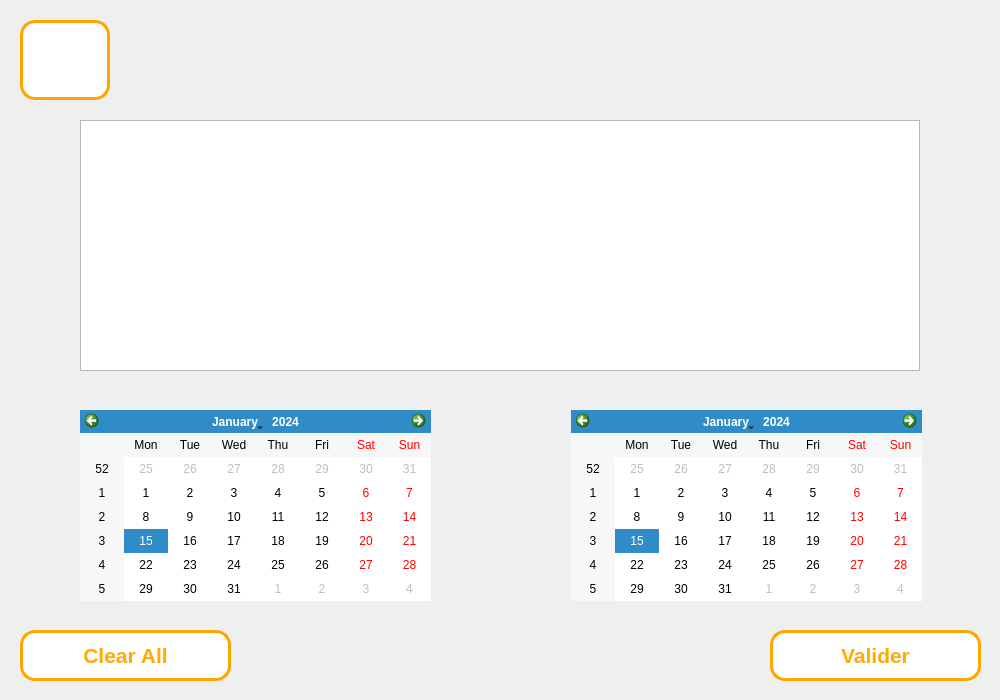
<?xml version="1.0" encoding="UTF-8"?>
<ui version="4.0">
 <class>Form</class>
 <widget class="QWidget" name="Form">
  <property name="geometry">
   <rect>
    <x>0</x>
    <y>0</y>
    <width>1000</width>
    <height>700</height>
   </rect>
  </property>
  <property name="windowTitle">
   <string>Form</string>
  </property>
  <widget class="QPushButton" name="rendreOutils_5">
   <property name="geometry">
    <rect>
     <x>20</x>
     <y>20</y>
     <width>90</width>
     <height>80</height>
    </rect>
   </property>
   <property name="palette">
    <palette>
     <active>
      <colorrole role="WindowText">
       <brush brushstyle="SolidPattern">
        <color alpha="255">
         <red>255</red>
         <green>170</green>
         <blue>0</blue>
        </color>
       </brush>
      </colorrole>
      <colorrole role="Button">
       <brush brushstyle="SolidPattern">
        <color alpha="255">
         <red>255</red>
         <green>255</green>
         <blue>255</blue>
        </color>
       </brush>
      </colorrole>
      <colorrole role="Text">
       <brush brushstyle="SolidPattern">
        <color alpha="255">
         <red>255</red>
         <green>170</green>
         <blue>0</blue>
        </color>
       </brush>
      </colorrole>
      <colorrole role="ButtonText">
       <brush brushstyle="SolidPattern">
        <color alpha="255">
         <red>255</red>
         <green>170</green>
         <blue>0</blue>
        </color>
       </brush>
      </colorrole>
      <colorrole role="Base">
       <brush brushstyle="SolidPattern">
        <color alpha="255">
         <red>255</red>
         <green>255</green>
         <blue>255</blue>
        </color>
       </brush>
      </colorrole>
      <colorrole role="Window">
       <brush brushstyle="SolidPattern">
        <color alpha="255">
         <red>255</red>
         <green>255</green>
         <blue>255</blue>
        </color>
       </brush>
      </colorrole>
      <colorrole role="PlaceholderText">
       <brush brushstyle="NoBrush">
        <color alpha="128">
         <red>255</red>
         <green>170</green>
         <blue>0</blue>
        </color>
       </brush>
      </colorrole>
     </active>
     <inactive>
      <colorrole role="WindowText">
       <brush brushstyle="SolidPattern">
        <color alpha="255">
         <red>255</red>
         <green>170</green>
         <blue>0</blue>
        </color>
       </brush>
      </colorrole>
      <colorrole role="Button">
       <brush brushstyle="SolidPattern">
        <color alpha="255">
         <red>255</red>
         <green>255</green>
         <blue>255</blue>
        </color>
       </brush>
      </colorrole>
      <colorrole role="Text">
       <brush brushstyle="SolidPattern">
        <color alpha="255">
         <red>255</red>
         <green>170</green>
         <blue>0</blue>
        </color>
       </brush>
      </colorrole>
      <colorrole role="ButtonText">
       <brush brushstyle="SolidPattern">
        <color alpha="255">
         <red>255</red>
         <green>170</green>
         <blue>0</blue>
        </color>
       </brush>
      </colorrole>
      <colorrole role="Base">
       <brush brushstyle="SolidPattern">
        <color alpha="255">
         <red>255</red>
         <green>255</green>
         <blue>255</blue>
        </color>
       </brush>
      </colorrole>
      <colorrole role="Window">
       <brush brushstyle="SolidPattern">
        <color alpha="255">
         <red>255</red>
         <green>255</green>
         <blue>255</blue>
        </color>
       </brush>
      </colorrole>
      <colorrole role="PlaceholderText">
       <brush brushstyle="NoBrush">
        <color alpha="128">
         <red>255</red>
         <green>170</green>
         <blue>0</blue>
        </color>
       </brush>
      </colorrole>
     </inactive>
     <disabled>
      <colorrole role="WindowText">
       <brush brushstyle="SolidPattern">
        <color alpha="255">
         <red>255</red>
         <green>170</green>
         <blue>0</blue>
        </color>
       </brush>
      </colorrole>
      <colorrole role="Button">
       <brush brushstyle="SolidPattern">
        <color alpha="255">
         <red>255</red>
         <green>255</green>
         <blue>255</blue>
        </color>
       </brush>
      </colorrole>
      <colorrole role="Text">
       <brush brushstyle="SolidPattern">
        <color alpha="255">
         <red>255</red>
         <green>170</green>
         <blue>0</blue>
        </color>
       </brush>
      </colorrole>
      <colorrole role="ButtonText">
       <brush brushstyle="SolidPattern">
        <color alpha="255">
         <red>255</red>
         <green>170</green>
         <blue>0</blue>
        </color>
       </brush>
      </colorrole>
      <colorrole role="Base">
       <brush brushstyle="SolidPattern">
        <color alpha="255">
         <red>255</red>
         <green>255</green>
         <blue>255</blue>
        </color>
       </brush>
      </colorrole>
      <colorrole role="Window">
       <brush brushstyle="SolidPattern">
        <color alpha="255">
         <red>255</red>
         <green>255</green>
         <blue>255</blue>
        </color>
       </brush>
      </colorrole>
      <colorrole role="PlaceholderText">
       <brush brushstyle="NoBrush">
        <color alpha="128">
         <red>255</red>
         <green>170</green>
         <blue>0</blue>
        </color>
       </brush>
      </colorrole>
     </disabled>
    </palette>
   </property>
   <property name="font">
    <font>
     <pointsize>16</pointsize>
     <weight>75</weight>
     <bold>true</bold>
    </font>
   </property>
   <property name="styleSheet">
    <string notr="true">border-color: rgb(255, 170, 0);
border:3px solid orange;

border-color:orange;
border-radius: 15px ;
background-color:white;
color: rgb(255, 170, 0);
border-bort
</string>
   </property>
   <property name="text">
    <string/>
   </property>
   <property name="icon">
    <iconset resource="signeHome.qrc">
     <normaloff>:/Home/Capture d’écran 2022-04-14 153417.png</normaloff>:/Home/Capture d’écran 2022-04-14 153417.png</iconset>
   </property>
   <property name="iconSize">
    <size>
     <width>60</width>
     <height>60</height>
    </size>
   </property>
  </widget>
  <widget class="QPushButton" name="rendreOutils_4">
   <property name="geometry">
    <rect>
     <x>770</x>
     <y>630</y>
     <width>211</width>
     <height>51</height>
    </rect>
   </property>
   <property name="palette">
    <palette>
     <active>
      <colorrole role="WindowText">
       <brush brushstyle="SolidPattern">
        <color alpha="255">
         <red>255</red>
         <green>170</green>
         <blue>0</blue>
        </color>
       </brush>
      </colorrole>
      <colorrole role="Button">
       <brush brushstyle="SolidPattern">
        <color alpha="255">
         <red>255</red>
         <green>255</green>
         <blue>255</blue>
        </color>
       </brush>
      </colorrole>
      <colorrole role="Text">
       <brush brushstyle="SolidPattern">
        <color alpha="255">
         <red>255</red>
         <green>170</green>
         <blue>0</blue>
        </color>
       </brush>
      </colorrole>
      <colorrole role="ButtonText">
       <brush brushstyle="SolidPattern">
        <color alpha="255">
         <red>255</red>
         <green>170</green>
         <blue>0</blue>
        </color>
       </brush>
      </colorrole>
      <colorrole role="Base">
       <brush brushstyle="SolidPattern">
        <color alpha="255">
         <red>255</red>
         <green>255</green>
         <blue>255</blue>
        </color>
       </brush>
      </colorrole>
      <colorrole role="Window">
       <brush brushstyle="SolidPattern">
        <color alpha="255">
         <red>255</red>
         <green>255</green>
         <blue>255</blue>
        </color>
       </brush>
      </colorrole>
      <colorrole role="PlaceholderText">
       <brush brushstyle="NoBrush">
        <color alpha="128">
         <red>255</red>
         <green>170</green>
         <blue>0</blue>
        </color>
       </brush>
      </colorrole>
     </active>
     <inactive>
      <colorrole role="WindowText">
       <brush brushstyle="SolidPattern">
        <color alpha="255">
         <red>255</red>
         <green>170</green>
         <blue>0</blue>
        </color>
       </brush>
      </colorrole>
      <colorrole role="Button">
       <brush brushstyle="SolidPattern">
        <color alpha="255">
         <red>255</red>
         <green>255</green>
         <blue>255</blue>
        </color>
       </brush>
      </colorrole>
      <colorrole role="Text">
       <brush brushstyle="SolidPattern">
        <color alpha="255">
         <red>255</red>
         <green>170</green>
         <blue>0</blue>
        </color>
       </brush>
      </colorrole>
      <colorrole role="ButtonText">
       <brush brushstyle="SolidPattern">
        <color alpha="255">
         <red>255</red>
         <green>170</green>
         <blue>0</blue>
        </color>
       </brush>
      </colorrole>
      <colorrole role="Base">
       <brush brushstyle="SolidPattern">
        <color alpha="255">
         <red>255</red>
         <green>255</green>
         <blue>255</blue>
        </color>
       </brush>
      </colorrole>
      <colorrole role="Window">
       <brush brushstyle="SolidPattern">
        <color alpha="255">
         <red>255</red>
         <green>255</green>
         <blue>255</blue>
        </color>
       </brush>
      </colorrole>
      <colorrole role="PlaceholderText">
       <brush brushstyle="NoBrush">
        <color alpha="128">
         <red>255</red>
         <green>170</green>
         <blue>0</blue>
        </color>
       </brush>
      </colorrole>
     </inactive>
     <disabled>
      <colorrole role="WindowText">
       <brush brushstyle="SolidPattern">
        <color alpha="255">
         <red>255</red>
         <green>170</green>
         <blue>0</blue>
        </color>
       </brush>
      </colorrole>
      <colorrole role="Button">
       <brush brushstyle="SolidPattern">
        <color alpha="255">
         <red>255</red>
         <green>255</green>
         <blue>255</blue>
        </color>
       </brush>
      </colorrole>
      <colorrole role="Text">
       <brush brushstyle="SolidPattern">
        <color alpha="255">
         <red>255</red>
         <green>170</green>
         <blue>0</blue>
        </color>
       </brush>
      </colorrole>
      <colorrole role="ButtonText">
       <brush brushstyle="SolidPattern">
        <color alpha="255">
         <red>255</red>
         <green>170</green>
         <blue>0</blue>
        </color>
       </brush>
      </colorrole>
      <colorrole role="Base">
       <brush brushstyle="SolidPattern">
        <color alpha="255">
         <red>255</red>
         <green>255</green>
         <blue>255</blue>
        </color>
       </brush>
      </colorrole>
      <colorrole role="Window">
       <brush brushstyle="SolidPattern">
        <color alpha="255">
         <red>255</red>
         <green>255</green>
         <blue>255</blue>
        </color>
       </brush>
      </colorrole>
      <colorrole role="PlaceholderText">
       <brush brushstyle="NoBrush">
        <color alpha="128">
         <red>255</red>
         <green>170</green>
         <blue>0</blue>
        </color>
       </brush>
      </colorrole>
     </disabled>
    </palette>
   </property>
   <property name="font">
    <font>
     <pointsize>16</pointsize>
     <weight>75</weight>
     <bold>true</bold>
    </font>
   </property>
   <property name="styleSheet">
    <string notr="true">border-color: rgb(255, 170, 0);
border:3px solid orange;

border-color:orange;
border-radius: 15px ;
background-color:white;
color: rgb(255, 170, 0);
border-bort</string>
   </property>
   <property name="text">
    <string>Valider</string>
   </property>
  </widget>
  <widget class="QTableWidget" name="tableWidget">
   <property name="geometry">
    <rect>
     <x>80</x>
     <y>120</y>
     <width>840</width>
     <height>251</height>
    </rect>
   </property>
  </widget>
  <widget class="QPushButton" name="rendreOutils_6">
   <property name="geometry">
    <rect>
     <x>20</x>
     <y>630</y>
     <width>211</width>
     <height>51</height>
    </rect>
   </property>
   <property name="palette">
    <palette>
     <active>
      <colorrole role="WindowText">
       <brush brushstyle="SolidPattern">
        <color alpha="255">
         <red>255</red>
         <green>170</green>
         <blue>0</blue>
        </color>
       </brush>
      </colorrole>
      <colorrole role="Button">
       <brush brushstyle="SolidPattern">
        <color alpha="255">
         <red>255</red>
         <green>255</green>
         <blue>255</blue>
        </color>
       </brush>
      </colorrole>
      <colorrole role="Text">
       <brush brushstyle="SolidPattern">
        <color alpha="255">
         <red>255</red>
         <green>170</green>
         <blue>0</blue>
        </color>
       </brush>
      </colorrole>
      <colorrole role="ButtonText">
       <brush brushstyle="SolidPattern">
        <color alpha="255">
         <red>255</red>
         <green>170</green>
         <blue>0</blue>
        </color>
       </brush>
      </colorrole>
      <colorrole role="Base">
       <brush brushstyle="SolidPattern">
        <color alpha="255">
         <red>255</red>
         <green>255</green>
         <blue>255</blue>
        </color>
       </brush>
      </colorrole>
      <colorrole role="Window">
       <brush brushstyle="SolidPattern">
        <color alpha="255">
         <red>255</red>
         <green>255</green>
         <blue>255</blue>
        </color>
       </brush>
      </colorrole>
      <colorrole role="PlaceholderText">
       <brush brushstyle="NoBrush">
        <color alpha="128">
         <red>255</red>
         <green>170</green>
         <blue>0</blue>
        </color>
       </brush>
      </colorrole>
     </active>
     <inactive>
      <colorrole role="WindowText">
       <brush brushstyle="SolidPattern">
        <color alpha="255">
         <red>255</red>
         <green>170</green>
         <blue>0</blue>
        </color>
       </brush>
      </colorrole>
      <colorrole role="Button">
       <brush brushstyle="SolidPattern">
        <color alpha="255">
         <red>255</red>
         <green>255</green>
         <blue>255</blue>
        </color>
       </brush>
      </colorrole>
      <colorrole role="Text">
       <brush brushstyle="SolidPattern">
        <color alpha="255">
         <red>255</red>
         <green>170</green>
         <blue>0</blue>
        </color>
       </brush>
      </colorrole>
      <colorrole role="ButtonText">
       <brush brushstyle="SolidPattern">
        <color alpha="255">
         <red>255</red>
         <green>170</green>
         <blue>0</blue>
        </color>
       </brush>
      </colorrole>
      <colorrole role="Base">
       <brush brushstyle="SolidPattern">
        <color alpha="255">
         <red>255</red>
         <green>255</green>
         <blue>255</blue>
        </color>
       </brush>
      </colorrole>
      <colorrole role="Window">
       <brush brushstyle="SolidPattern">
        <color alpha="255">
         <red>255</red>
         <green>255</green>
         <blue>255</blue>
        </color>
       </brush>
      </colorrole>
      <colorrole role="PlaceholderText">
       <brush brushstyle="NoBrush">
        <color alpha="128">
         <red>255</red>
         <green>170</green>
         <blue>0</blue>
        </color>
       </brush>
      </colorrole>
     </inactive>
     <disabled>
      <colorrole role="WindowText">
       <brush brushstyle="SolidPattern">
        <color alpha="255">
         <red>255</red>
         <green>170</green>
         <blue>0</blue>
        </color>
       </brush>
      </colorrole>
      <colorrole role="Button">
       <brush brushstyle="SolidPattern">
        <color alpha="255">
         <red>255</red>
         <green>255</green>
         <blue>255</blue>
        </color>
       </brush>
      </colorrole>
      <colorrole role="Text">
       <brush brushstyle="SolidPattern">
        <color alpha="255">
         <red>255</red>
         <green>170</green>
         <blue>0</blue>
        </color>
       </brush>
      </colorrole>
      <colorrole role="ButtonText">
       <brush brushstyle="SolidPattern">
        <color alpha="255">
         <red>255</red>
         <green>170</green>
         <blue>0</blue>
        </color>
       </brush>
      </colorrole>
      <colorrole role="Base">
       <brush brushstyle="SolidPattern">
        <color alpha="255">
         <red>255</red>
         <green>255</green>
         <blue>255</blue>
        </color>
       </brush>
      </colorrole>
      <colorrole role="Window">
       <brush brushstyle="SolidPattern">
        <color alpha="255">
         <red>255</red>
         <green>255</green>
         <blue>255</blue>
        </color>
       </brush>
      </colorrole>
      <colorrole role="PlaceholderText">
       <brush brushstyle="NoBrush">
        <color alpha="128">
         <red>255</red>
         <green>170</green>
         <blue>0</blue>
        </color>
       </brush>
      </colorrole>
     </disabled>
    </palette>
   </property>
   <property name="font">
    <font>
     <pointsize>16</pointsize>
     <weight>75</weight>
     <bold>true</bold>
    </font>
   </property>
   <property name="styleSheet">
    <string notr="true">border-color: rgb(255, 170, 0);
border:3px solid orange;

border-color:orange;
border-radius: 15px ;
background-color:white;
color: rgb(255, 170, 0);
border-bort</string>
   </property>
   <property name="text">
    <string>Clear All</string>
   </property>
  </widget>
  <widget class="QCalendarWidget" name="calendarWidget">
   <property name="geometry">
    <rect>
     <x>80</x>
     <y>410</y>
     <width>351</width>
     <height>191</height>
    </rect>
   </property>
  </widget>
  <widget class="QCalendarWidget" name="calendarWidget_2">
   <property name="geometry">
    <rect>
     <x>571</x>
     <y>410</y>
     <width>351</width>
     <height>191</height>
    </rect>
   </property>
  </widget>
 </widget>
 <resources>
  <include location="signeHome.qrc"/>
 </resources>
 <connections/>
</ui>
